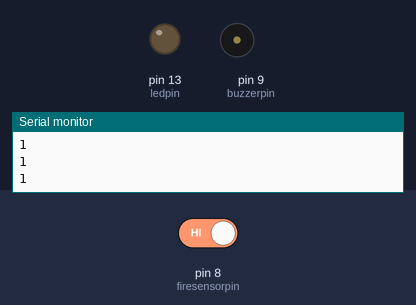
Bench run of a sketch on a simulated Arduino Uno, built with avr-gcc and run on an emulated ATmega328P. On the bench: output pins drawn as LEDs (lit = HIGH), buzzer (waves = sounding, pin HIGH), the last lines printed to the serial monitor. The inputs (shaded band) are chosen by the test bench; at power-on: pin 8 (firesensorpin) HIGH.

Above: at 1.8 s.
1.9 s: pin 8 (firesensorpin) driven LOW
At 2.5 s:
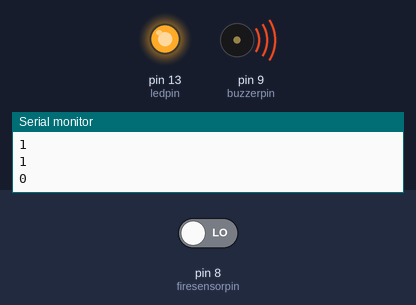
Timing chart, 0 to 4.9 s (numbered marks = the images above; inputs shaded):
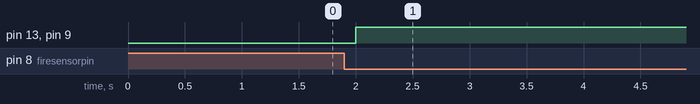

The sketch:

FireDetectionSystem.ino
```cpp
const int buzzerpin=9;
const int firesensorpin=8;
const int ledpin=13;
void setup() {
  // put your setup code here, to run once:
    Serial.begin(9600);
    pinMode(buzzerpin,OUTPUT);
    pinMode(firesensorpin,INPUT);
    pinMode(ledpin,OUTPUT);

}

void loop() {
  // put your main code here, to run repeatedly:
  int firevalue=digitalRead(firesensorpin);
  Serial.println(firevalue);
  if(firevalue==0){
    digitalWrite(buzzerpin,HIGH);
    digitalWrite(ledpin,HIGH);
    delay(5000);

  }
  else{
    digitalWrite(buzzerpin,LOW);
    digitalWrite(ledpin,LOW);
  }
  delay(500);
}
```

Measured:
- after the input at 1.9 s, pin 13 (ledpin), pin 9 (buzzerpin): LOW → HIGH after 0.10 s
